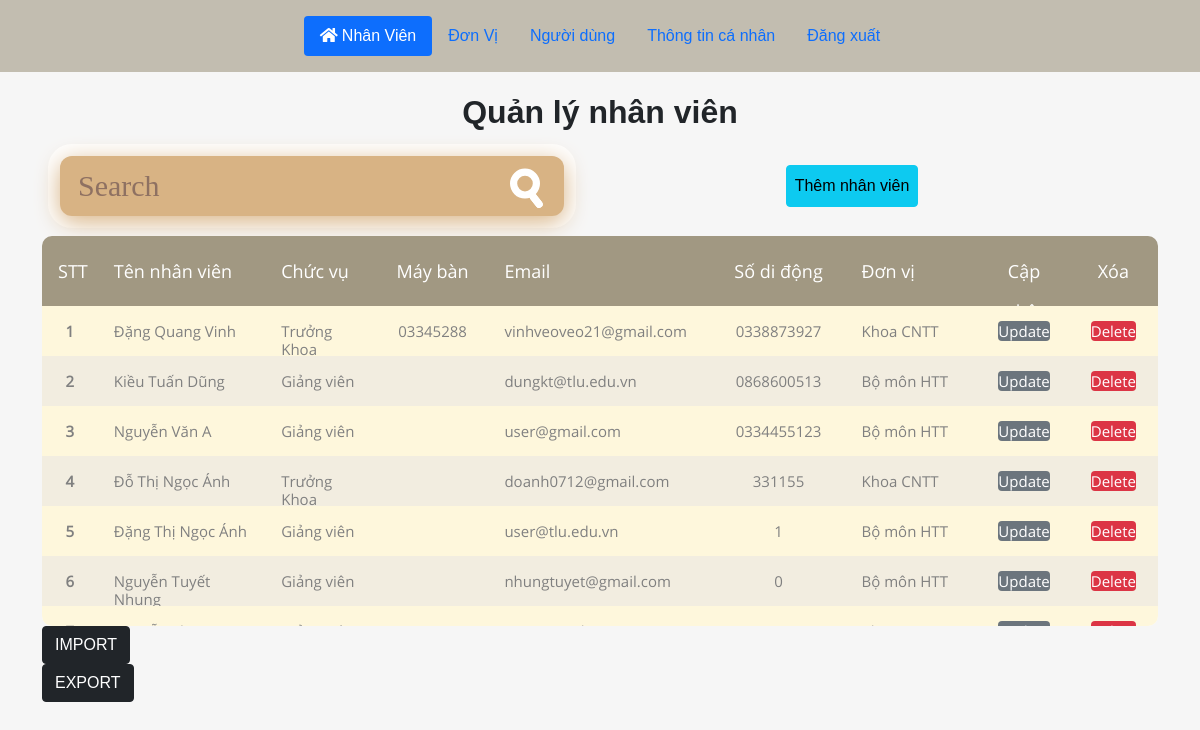
The app's page /admin/index.php with its own data.
### tables this page shows
CREATE TABLE `db_nhanvien` (
  `tennv` varchar(100) NOT NULL,
  `chucvu` varchar(50) DEFAULT NULL,
  `mayban` varchar(13) DEFAULT NULL,
  `email` varchar(100) NOT NULL,
  `sodidong` varchar(10) NOT NULL,
  `madv` int(10) UNSIGNED NOT NULL,
  `manv` int(10) UNSIGNED NOT NULL
);

CREATE TABLE `donvi` (
  `MaDV` int(10) UNSIGNED NOT NULL,
  `TenDV` varchar(25) NOT NULL,
  `DiaChi` varchar(100) NOT NULL,
  `Email` varchar(255) DEFAULT NULL,
  `Website` varchar(100) DEFAULT NULL,
  `DienThoai` varchar(13) NOT NULL,
  `MaDV_Cha` int(10) UNSIGNED DEFAULT 0
);

### admin/index.php (the view, shortened to what this page needs)
<?php include("particals/header.php") ?>
<div class="container">
    <div class="row">
        <span class="text-center fs-2 text fw-bold mt-3">Quản lý nhân viên</span>
        <div class="col-12 flex-row d-flex justify-content-between">
            <div style="position: relative;height: 100px;width: 504px;">
                <div id="cover">
                    <form method="get" action="">
                        <div class="tb">
                        <div class="td"><input type="text" placeholder="Search"></div>
                        <div class="td" id="s-cover">
                            <button type="submit">
                            <div id="s-circle"></div>
                            <span></span>
                            </button>
                        </div>
                        </div>
                    </form>
                </div>
            </div>
            <div class="m-auto">
                <a href="<?php echo SITEURL; ?>admin/add-nhanvien.php?" class="btn btn-primary btn-info p-2">Thêm nhân viên</a>
            </div>
        </div>
        <div class="col-12">
            <div class="table100">
                <table>
                    <thead>
                        <tr class="table100-head bg-4">
                            <th scope="col" class="text-center" style="min-width:5%;max-width:5%">STT</th>
                            <th scope="col" class="text-start" style="min-width:15%;max-width:15%">Tên nhân viên</th>
                            <th scope="col" style="min-width:10%;max-width:10%">Chức vụ</th>
                            <th scope="col" style="min-width:10%;max-width:10%;text-align: center;">Máy bàn</th>
                            <th scope="col" style="min-width:20%;max-width:20%">Email</th>
                            <th scope="col" style="min-width:12%;max-width:12%;text-align: center">Số di động</th>
                            <th scope="col" style="min-width:12%;max-width:12%">Đơn vị</th>
                            <th scope="col" class="text-center">Cập nhật</th>
                            <th scope="col" class="text-center">Xóa</th>
                        </tr>
                    </thead>
                    <tbody >
                    <?php
                        $sql = "select manv, tennv, chucvu, mayban, db_nhanvien.email, sodidong, TenDV from db_nhanvien, donvi where db_nhanvien.madv = donvi.MaDV";
                        $result = mysqli_query($conn,$sql);
                        $i = 0;
                        if (mysqli_num_rows($result) > 0)
                        {
                            while($row = mysqli_fetch_assoc($result)){
                                $i++;
                                $manv = $row['manv'];
                                $tennv = $row['tennv'];
                                $chucvu = $row['chucvu'];
                                $mayban = $row['mayban'];
                                $email = $row['email'];
                                $sodidong = $row['sodidong'];
                                $TenDV = $row['TenDV'];
                    ?>
                        <tr class="bg-1">
                            <th scope="row" class="text-center" style="max-width:5%"> <?php echo $i; ?> </th>
                            <td class="text-start" style="min-width:15%;max-width:15%"> <?php echo $tennv; ?> </td>
                            <td style="min-width:10%;max-width:10%"> <?php echo $chucvu; ?> </td>
                            <td style="min-width:10%;max-width:10%;text-align: center;"> <?php echo $mayban; ?> </td>
                            <td style="min-width:20%;max-width:20%"> <?php echo $email; ?> </td>
                            <td style="min-width:12%;max-width:12%;text-align: center"> <?php echo $sodidong; ?> </td>
                            <td style="min-width:12%;max-width:12%"> <?php echo $TenDV; ?> </td>
                            <td class="text-center">
                                <a href="<?php echo SITEURL; ?>admin/update-nhanvien.php?id=<?php echo $manv; ?>"
                                    class="btn-secondary rounded" style="text-decoration: none">Update</a>
                            </td>
                            <td class="text-center">
                                <a href="<?php echo SITEURL; ?>admin/delete-nhanvien.php?id=<?php echo $manv; ?>"
                                    class="btn-danger rounded" style="text-decoration: none">Delete</a>
                            </td>
                        </tr>
                    <?php
                            }
                        }
                    ?>
                    </tbody>
                </table>
            </div>
        </div>
        <div>
            <button class="btn btn-dark" type="button" name="import_modal" data-bs-toggle="modal" data-bs-target="#exampleModal">IMPORT</button>
            <form action="export_import.php" method="POST" enctype="multipart/form-data">
                <button class="btn btn-dark" type="submit" name="export">EXPORT</button>
            </form>
        </div>
    </div>
</div>
<?php include("particals/footer.php") ?>

### admin/css/main_.css (style rules this page uses)
* { margin: 0px; padding: 0px; box-sizing: border-box; }
body, html { height: 100%; font-family: sans-serif; }
.bg-1 { background-color: #FEF7DC; }
.bg-4 { background-color: #A19882; }
table { border-spacing: 1; border-collapse: collapse; background: white; border-radius: 10px; overflow: hidden; width: 100%; margin: 0 auto; position: relative; display: block; empty-cells: show; }
table * { position: relative; }
table td, table th { padding-left: 8px; }
table thead { display: block; background-color: #f1f1f1; position:relative; width:100%; }
table thead tr { height: 70px; background: #36304a; display:flex; width: 100%; }
table tbody { position:relative; width:100%; overflow-y:scroll; max-height: 40vh; display: block; }
table tbody tr { height: 50px; display:flex; width: 100%; }
table tbody tr:last-child { border: 0; }
table td, table th { text-align: left; flex-basis:100%; flex-grow:2; display: block; padding: 1rem; }
.table100-head th { font-family: OpenSans-Regular; font-size: 18px; color: #fff; line-height: 2.2; font-weight: unset; }
tbody tr:nth-child(even) { background-color: #E6DDC688; }
tbody tr { font-family: OpenSans-Regular; font-size: 15px; color: #808080; line-height: 1.2; font-weight: unset; }

### admin/css/search.css (style rules this page uses)
.tb { display: table; width: 100%; }
.td { display: table-cell; vertical-align: middle; }
#cover input, #cover button { color: #fff; font-family: Nunito; padding: 0; margin: 0; border: 0; background-color: transparent; }
#cover { position: absolute; left: -150px; margin: auto; width: 840px; padding: 30px; background-color: #D8B384; border-radius: 20px; box-shadow: 0 10px 40px #D8B384, 0 0 0 20px #ffffffeb; transform: scale(0.6); }
#cover input { outline: 0; }
#cover form { height: 40px; }
#cover input[type="text"] { width: 100%; height: 40px; font-size: 50px; line-height: 1; }
#cover input[type="text"]::placeholder { color: #5E454B99; }
#s-cover { width: 1px; padding-left: 35px; }
#cover button { position: relative; display: block; width: 60px; height: 40px; cursor: pointer; }
#s-circle { position: relative; top: -11px; left: 0; width: 50px; height: 50px; margin-top: 0; border: 12px solid #fff; background-color: transparent; border-radius: 50%; transition: 0.5s ease all; }
#cover button span { position: absolute; top: 27px; left: 17px; display: block; width: 45px; height: 15px; background-color: transparent; border-radius: 10px; transform: rotateZ(52deg); transition: 0.5s ease all; }
#cover button span:before, #cover button span:after { content: ''; position: absolute; bottom: 0; right: 0; width: 28px; height: 12px; background-color: #fff; border-radius: 10px; transform: rotateZ(0); transition: 0.5s ease all; }

### records on screen
db_nhanvien: tennv "Đặng Quang Vinh", chucvu "Trưởng Khoa", mayban "03345288", email "vinhveoveo21@gmail.com", sodidong "0338873927", donvi.TenDV "Khoa CNTT"
db_nhanvien: tennv "Kiều Tuấn Dũng", chucvu "Giảng viên", email "dungkt@tlu.edu.vn", sodidong "0868600513", donvi.TenDV "Bộ môn HTT"
db_nhanvien: tennv "Nguyễn Văn A", chucvu "Giảng viên", email "user@gmail.com", sodidong "0334455123", donvi.TenDV "Bộ môn HTT"
db_nhanvien: tennv "Đỗ Thị Ngọc Ánh", chucvu "Trưởng Khoa", email "doanh0712@gmail.com", sodidong "331155", donvi.TenDV "Khoa CNTT"
db_nhanvien: tennv "Đặng Thị Ngọc Ánh", chucvu "Giảng viên", email "user@tlu.edu.vn", sodidong "1", donvi.TenDV "Bộ môn HTT"
db_nhanvien: tennv "Nguyễn Tuyết Nhung", chucvu "Giảng viên", email "nhungtuyet@gmail.com", sodidong "0", donvi.TenDV "Bộ môn HTT"
